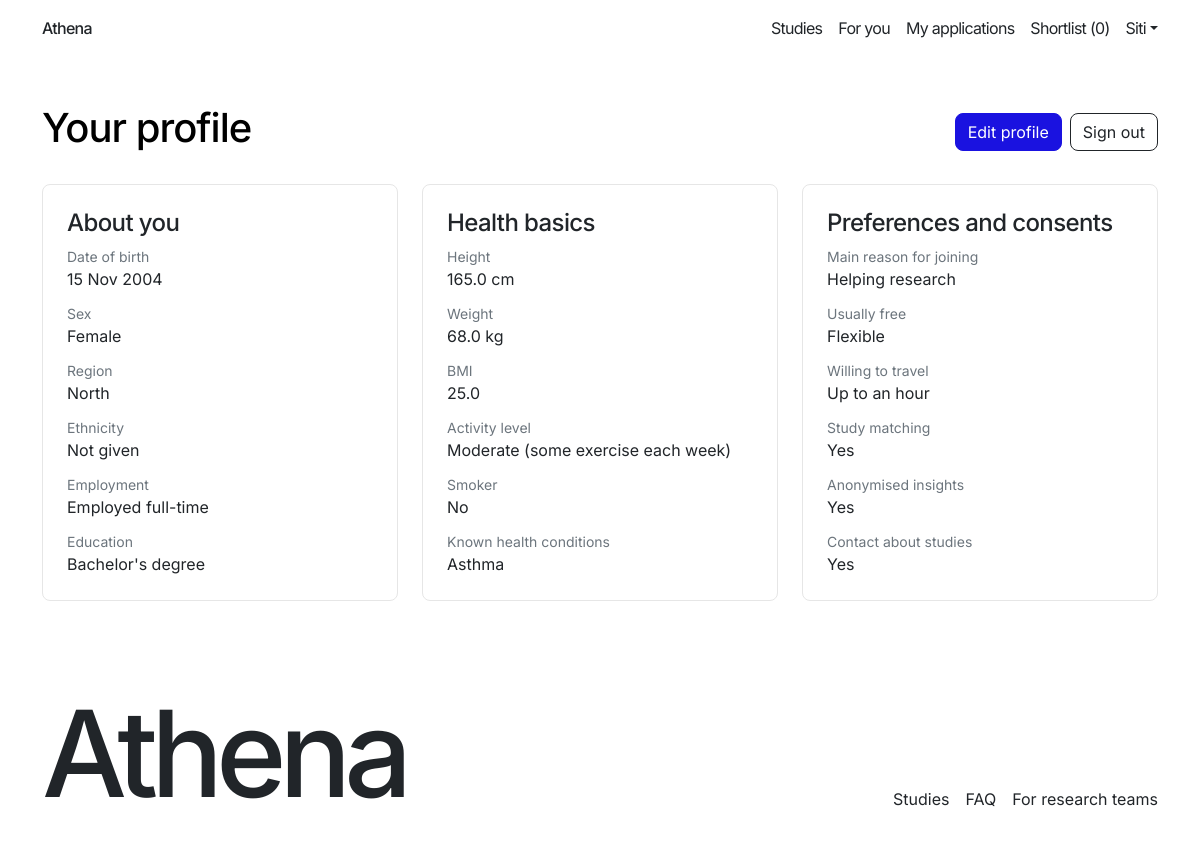
/account/ (signed in), run on the app's committed database.
### core/models.py (models this page shows, shortened)
class TimeStampedModel(models.Model):
    created_at = models.DateTimeField(auto_now_add=True)
    updated_at = models.DateTimeField(auto_now=True)
    class Meta:
        abstract = True

class ParticipantProfile(TimeStampedModel):
    class Sex(models.TextChoices):
        FEMALE = 'female', 'Female'
        MALE = 'male', 'Male'
    class Ethnicity(models.TextChoices):
        CHINESE = 'chinese', 'Chinese'
        MALAY = 'malay', 'Malay'
        INDIAN = 'indian', 'Indian'
        OTHERS = 'others', 'Others'
        PREFER_NOT = 'prefer_not', 'Prefer not to say'
    class Employment(models.TextChoices):
        STUDENT = 'student', 'Student'
        FULL_TIME = 'full_time', 'Employed full-time'
        PART_TIME = 'part_time', 'Employed part-time'
        NOT_WORKING = 'not_working', 'Not working'
        RETIRED = 'retired', 'Retired'
    class Education(models.TextChoices):
        PRIMARY = 'primary', 'Primary or below'
        SECONDARY = 'secondary', 'Secondary'
        POST_SECONDARY = 'post_secondary', 'Post-secondary (ITE, JC or polytechnic)'
        DEGREE = 'degree', "Bachelor's degree"
        POSTGRADUATE = 'postgraduate', 'Postgraduate'
    class ActivityLevel(models.TextChoices):
        LOW = 'low', 'Low (mostly sitting)'
        MODERATE = 'moderate', 'Moderate (some exercise each week)'
        HIGH = 'high', 'High (exercise most days)'
    class Motivation(models.TextChoices):
        HELP_RESEARCH = 'help_research', 'Helping research'
        HEALTH_CHECK = 'health_check', 'Access to health checks or new treatments'
        COMPENSATION = 'compensation', 'Compensation for my time'
        LEARN = 'learn', 'Learning about my health'
    class Availability(models.TextChoices):
        WEEKDAY_DAYTIME = 'weekday_daytime', 'Weekday daytime'
        WEEKDAY_EVENINGS = 'weekday_evenings', 'Weekday evenings'
        WEEKENDS = 'weekends', 'Weekends'
        FLEXIBLE = 'flexible', 'Flexible'
    class TravelMinutes(models.TextChoices):
        FIFTEEN = '15', 'Up to 15 minutes'
        THIRTY = '30', 'Up to 30 minutes'
        FORTY_FIVE = '45', 'Up to 45 minutes'
        SIXTY = '60', 'Up to an hour'
    user = models.OneToOneField(
        User, on_delete=models.CASCADE, related_name='participant_profile'
    )
    mobile = models.CharField(max_length=11)
    terms_accepted_at = models.DateTimeField()
    onboarding_completed_at = models.DateTimeField(null=True, blank=True)
    date_of_birth = models.DateField(null=True, blank=True)
    sex = models.CharField(max_length=10, choices=Sex.choices, null=True, blank=True)
    region = models.ForeignKey(
        Region, on_delete=models.RESTRICT, null=True, blank=True,
        related_name='participant_profiles',
    )
    ethnicity = models.CharField(
        max_length=20, choices=Ethnicity.choices, null=True, blank=True
    )
    employment = models.CharField(
        max_length=20, choices=Employment.choices, null=True, blank=True
    )
    education = models.CharField(
        max_length=20, choices=Education.choices, null=True, blank=True
    )
    height_cm = models.DecimalField(max_digits=4, decimal_places=1, null=True, blank=True)
    weight_kg = models.DecimalField(max_digits=5, decimal_places=1, null=True, blank=True)
    bmi = models.DecimalField(max_digits=4, decimal_places=1, null=True, blank=True)
    smoker = models.BooleanField(default=False)
    activity_level = models.CharField(
        max_length=20, choices=ActivityLevel.choices, null=True, blank=True
    )
    conditions = models.ManyToManyField(Condition, blank=True, related_name='participant_profiles')
    motivation = models.CharField(
        max_length=20, choices=Motivation.choices, null=True, blank=True
    )
    availability = models.CharField(
        max_length=20, choices=Availability.choices, null=True, blank=True
    )
    max_travel_minutes = models.CharField(
        max_length=2, choices=TravelMinutes.choices, null=True, blank=True
    )
    consent_matching = models.BooleanField(default=False)
    consent_insights = models.BooleanField(default=False)
    consent_contact = models.BooleanField(default=False)
    ml1_categories = models.JSONField(default=list, blank=True)
    ml1_model_version = models.CharField(max_length=50, blank=True)
    ml1_predicted_at = models.DateTimeField(null=True, blank=True)
    first_application_category = models.ForeignKey(
        'StudyCategory',
        on_delete=models.SET_NULL,
        null=True,
        blank=True,
        related_name='first_applications',
    )

class Region(TimeStampedModel):
    code = models.CharField(
        max_length=2,
        unique=True,
        validators=[RegexValidator(r'^[A-Z]{1,2}$', 'Use one or two capital letters.')],
    )
    name = models.CharField(max_length=40)
    display_order = models.PositiveIntegerField()
    class Meta:
        ordering = ['display_order']

class Condition(TimeStampedModel):
    class MLFlag(models.TextChoices):
        DIABETES = 'diabetes', 'Diabetes'
        HYPERTENSION = 'hypertension', 'Hypertension'
        HIGH_CHOLESTEROL = 'high_cholesterol', 'High cholesterol'
        RESPIRATORY = 'respiratory', 'Respiratory'
        MENTAL = 'mental', 'Mental'
        SLEEP = 'sleep', 'Sleep'
        SKIN = 'skin', 'Skin'
    name = models.CharField(max_length=80, unique=True)
    slug = models.SlugField(max_length=80, unique=True, blank=True)
    ml_flag = models.CharField(max_length=30, choices=MLFlag.choices, blank=True)
    is_active = models.BooleanField(default=True)

### accounts/views.py (the view)
# urls.py: path('account/', profile, name='profile'),
def profile(request):
    from storefront.decorators import participant_required
    return participant_required(_profile)(request)

### accounts/views.py (called while the page is built)
def _profile(request):
    return render(request, 'accounts/profile.html', {'profile': request.user.participant_profile})

### adminpanel/context_processors.py (called while the page is built)
def panel_notifications(request):
    return {
        'panel_unread_count': (
            unread_count(request.user) if request.user.is_authenticated else 0
        ),
        'user_role': user_role(request.user) if request.user.is_authenticated else None,
    }

### core/services.py (called while the page is built)
def shortlist_count(profile):
    return Shortlist.objects.filter(
        participant=profile,
        study__status__in=[Study.Status.PUBLISHED, Study.Status.FULL],
    ).count()

def unread_count(user):
    return Notification.objects.filter(user=user, is_read=False).count()

def user_role(user):
    permissions = user.get_all_permissions()
    if 'core.admin_access' in permissions:
        return 'admin'
    if 'core.staff_access' in permissions:
        return 'staff'
    if 'core.panel_access' in permissions:
        return 'coordinator'
    if 'core.participant_access' in permissions:
        return 'participant'
    return None

### storefront/context_processors.py (called while the page is built)
def participant_shortlist(request):
    profile = (
        request.user.participant_profile
        if request.user.is_authenticated
        and hasattr(request.user, 'participant_profile')
        else None
    )
    return {
        'shortlist_count': (
            shortlist_count(profile)
            if request.user.is_authenticated and profile is not None
            else 0
        ),
    }

### templates/accounts/profile.html (shortened to what this page needs)
{% extends 'storefront/base_storefront.html' %}
{% block content %}
<div class="container py-5">
  <div class="d-flex justify-content-between align-items-center mb-4">
    <h1>Your profile</h1>
    <div class="d-flex gap-2">
      <a class="btn btn-primary" href="/onboarding/">Edit profile</a>
      <form method="post" action="/accounts/logout/">{% csrf_token %}<button class="btn btn-outline-primary" type="submit">Sign out</button></form>
    </div>
  </div>
  {% if not profile.onboarding_completed_at %}
    <div class="card p-4"><p>Complete your profile so we can show you studies you qualify for</p><a class="btn btn-primary" href="/onboarding/">Complete your profile</a></div>
  {% else %}
    <div class="row g-4">
      <div class="col-lg-4">
        <div class="card p-4 h-100">
          <h2 class="h4">About you</h2>
          <dl class="profile-facts mb-0">
            <dt>Date of birth</dt><dd>{{ profile.date_of_birth|date:"j M Y"|default:'Not given' }}</dd>
            <dt>Sex</dt><dd>{{ profile.get_sex_display|default:'Not given' }}</dd>
            <dt>Region</dt><dd>{{ profile.region.name|default:'Not given' }}</dd>
            <dt>Ethnicity</dt><dd>{{ profile.get_ethnicity_display|default:'Not given' }}</dd>
            <dt>Employment</dt><dd>{{ profile.get_employment_display|default:'Not given' }}</dd>
            <dt>Education</dt><dd>{{ profile.get_education_display|default:'Not given' }}</dd>
          </dl>
        </div>
      </div>
      <div class="col-lg-4">
        <div class="card p-4 h-100">
          <h2 class="h4">Health basics</h2>
          <dl class="profile-facts mb-0">
            <dt>Height</dt><dd>{% if profile.height_cm %}{{ profile.height_cm }} cm{% else %}Not given{% endif %}</dd>
            <dt>Weight</dt><dd>{% if profile.weight_kg %}{{ profile.weight_kg }} kg{% else %}Not given{% endif %}</dd>
            <dt>BMI</dt><dd>{{ profile.bmi|default:'Not available' }}</dd>
            <dt>Activity level</dt><dd>{{ profile.get_activity_level_display|default:'Not given' }}</dd>
            <dt>Smoker</dt><dd>{% if profile.smoker %}Yes{% else %}No{% endif %}</dd>
            <dt>Known health conditions</dt><dd>{% for condition in profile.conditions.all %}{{ condition.name }}{% if not forloop.last %}, {% endif %}{% empty %}None{% endfor %}</dd>
          </dl>
        </div>
      </div>
      <div class="col-lg-4">
        <div class="card p-4 h-100">
          <h2 class="h4">Preferences and consents</h2>
          <dl class="profile-facts mb-0">
            <dt>Main reason for joining</dt><dd>{{ profile.get_motivation_display|default:'Not given' }}</dd>
            <dt>Usually free</dt><dd>{{ profile.get_availability_display|default:'Not given' }}</dd>
            <dt>Willing to travel</dt><dd>{{ profile.get_max_travel_minutes_display|default:'Not given' }}</dd>
            <dt>Study matching</dt><dd>{% if profile.consent_matching %}Yes{% else %}No{% endif %}</dd>
            <dt>Anonymised insights</dt><dd>{% if profile.consent_insights %}Yes{% else %}No{% endif %}</dd>
            <dt>Contact about studies</dt><dd>{% if profile.consent_contact %}Yes{% else %}No{% endif %}</dd>
          </dl>
        </div>
      </div>
    </div>
  {% endif %}
</div>
{% endblock %}

### templates/storefront/base_storefront.html (shortened to what this page needs)
{% extends 'base.html' %}
{% block body %}
  <header class="container py-3">
    <div class="d-flex justify-content-between align-items-center">
      <a href="{% url 'storefront:home' %}" class="wordmark text-decoration-none text-dark">Athena</a>
      <nav class="storefront-header d-flex gap-3">
        <a href="{% url 'storefront:studies' %}" class="text-decoration-none text-dark">Studies</a>
        {% if user.is_authenticated and user.participant_profile %}
          <a href="{% url 'storefront:for_you' %}" class="text-decoration-none text-dark">For you</a>
          <a href="{% url 'storefront:applications' %}" class="text-decoration-none text-dark">My applications</a>
          <a href="{% url 'storefront:shortlist' %}" class="text-decoration-none text-dark">Shortlist ({{ shortlist_count }})</a>
          <div class="dropdown">
            <a class="dropdown-toggle text-decoration-none text-dark" href="#" data-bs-toggle="dropdown">{{ user.first_name }}</a>
          </div>
        {% else %}
          <a href="/accounts/login/" class="text-decoration-none text-dark">Sign in</a>
          <a href="/accounts/register/" class="text-decoration-none text-dark">Join Athena</a>
        {% endif %}
      </nav>
    </div>
  </header>
  <main>
    {% block content %}{% endblock %}
  </main>
  <footer class="container py-5">
    <div class="d-flex justify-content-between align-items-end flex-wrap gap-3">
      <a href="{% url 'storefront:home' %}" class="wordmark footer-wordmark text-decoration-none text-dark">Athena</a>
      <nav class="d-flex flex-wrap gap-3" aria-label="Footer">
        <a href="{% url 'storefront:studies' %}" class="text-decoration-none text-dark">Studies</a>
        <a href="{% url 'storefront:support' %}" class="text-decoration-none text-dark">FAQ</a>
        <a href="/accounts/register/?as=researcher" class="text-decoration-none text-dark">For research teams</a>
      </nav>
    </div>
  </footer>
{% endblock %}

### static/css/athena.css (style rules this page uses)
:root { --athena-blue: #1A12E0; --athena-panel: var(--athena-blue); --athena-border: #E6E6E6; --athena-radius: 8px; --bs-primary: #1A12E0; --bs-primary-rgb: 26, 18, 224; }
body { font-family: 'Inter', sans-serif; color: #000; background: #fff; }
.card { border: 1px solid var(--athena-border); border-radius: var(--athena-radius); box-shadow: none; }
.btn { border-radius: 8px !important; }
.btn-primary { background-color: var(--athena-blue); border-color: var(--athena-blue); }
.btn-outline-primary, .btn-outline-dark, .btn-outline-secondary { border-color: #212529; color: #212529; }
a { color: var(--athena-blue); }
h1, h2, h3, h4, h5, h6 { letter-spacing: -0.025em; }
.wordmark { font-weight: 500; letter-spacing: -0.045em; }
.athena-topbar .topbar-action, .storefront-header a { letter-spacing: -0.045em; }
.footer-wordmark { font-size: 7.5rem; line-height: 0.95; letter-spacing: -0.06em; }
.profile-facts dt { color: #6c757d; font-size: 0.875rem; font-weight: 400; }
.profile-facts dd { margin-bottom: 0.75rem; }
.profile-facts dd:last-child { margin-bottom: 0; }

### data on the page
ParticipantProfile: date_of_birth "15 Nov 2004", sex "Female", region.name "North", ethnicity "Not given", employment "Employed full-time", education "Bachelor's degree", height_cm "165.0", weight_kg "68.0", bmi "25.0", activity_level "Moderate (some exercise each week)", motivation "Helping research", availability "Flexible", max_travel_minutes "Up to an hour"
Condition: name "Asthma"

### other printed values
{{ shortlist_count }} "0"
{{ user.first_name }} "Siti"
